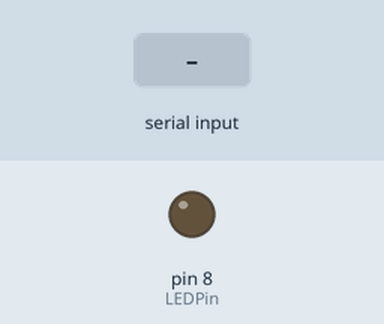
Simulated run of this sketch. Board: Arduino Uno, built with avr-gcc and run on an emulated ATmega328P. On the bench: output pins drawn as LEDs (lit = HIGH). The test bench sets the inputs (shaded band).

Above: at 1.2 s.
1.3 s: "A" received over Serial
At 2.3 s:
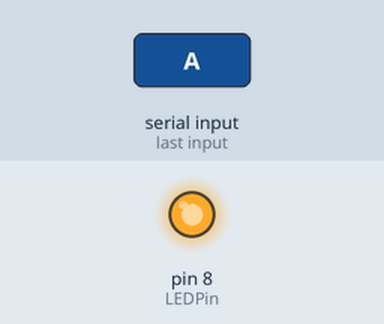
Timing chart, 0 to 4.3 s (numbered marks = the images above; inputs shaded):
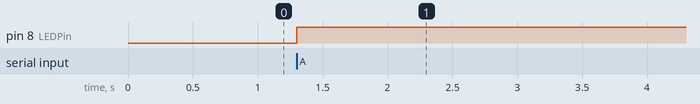

The sketch:

Finall.ino
```cpp
#define BaudRate 9600
int LEDPin = 8;
char income;


void setup() {
 pinMode(LEDPin,OUTPUT);
 Serial.begin(BaudRate);
}

void loop() {
 income = Serial.read();
 if(income == 'A'){
 digitalWrite(LEDPin,HIGH);
 }


}
```

Measured:
- after the input at 1.3 s, pin 8 (LEDPin): LOW → HIGH at once
